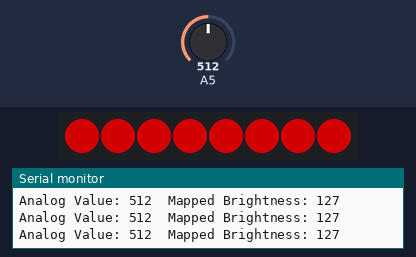
A sketch run on a simulated Arduino Uno, built with avr-gcc and run on an emulated ATmega328P. On the bench: 8 RGB LEDs in strip order, left to right, the last lines printed to the serial monitor. Inputs (shaded band) come from the test bench; at power-on: A5 = 512. Dim RGB values are drawn brighter than linear.

Above: at 1.2 s.
1.3 s: A5 set to 716
At 1.47 s:
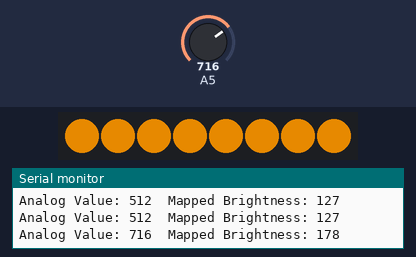
3.0 s: A5 set to 0
At 4.0 s:
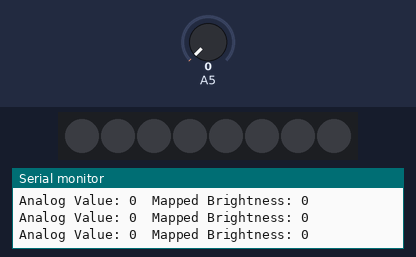
4.6 s: A5 set to 900
At 4.9 s:
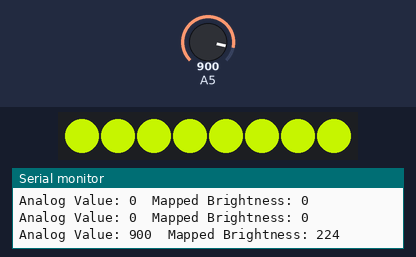
6.1 s: A5 set to 1023
At 8.3 s:
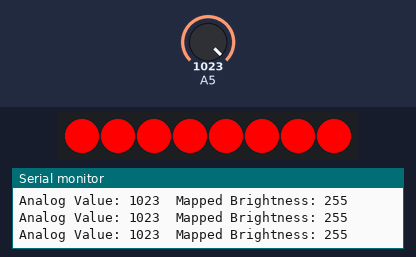
Timing chart, 0 to 9.8 s (numbered marks = the images above; inputs shaded):
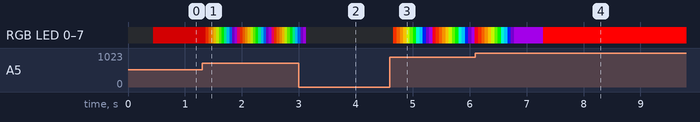

The sketch:

rainbow.ino
```cpp
#include <Adafruit_NeoPixel.h>
#ifdef __AVR__
 #include <avr/power.h> // Required for 16 MHz Adafruit Trinket
#endif

// Which pin on the Arduino is connected to the NeoPixels?
#define PIN        6 // Change this to the pin you're using

// How many NeoPixels are attached to the Arduino?
#define NUMPIXELS 8 // You mentioned you have 8 NeoPixels

// Initialize the NeoPixel library
Adafruit_NeoPixel pixels(NUMPIXELS, PIN, NEO_GRB + NEO_KHZ800);

// Number of steps for color interpolation (determined by analog input)
int STEPS = 255;  // Default step size

// Rainbow colors (RGB values)
int rainbow[13][3] = {
  {255, 0, 0},      // Red
  {255, 51, 0},     // Red-Orange
  {255, 102, 0},    // Orange
  {255, 153, 0},    // Orange-Yellow
  {255, 204, 0},    // Yellow
  {204, 255, 0},    // Yellow-Green
  {102, 255, 0},    // Green-Yellow
  {0, 255, 0},      // Green
  {0, 255, 255},    // Cyan
  {0, 204, 255},    // Light Blue
  {0, 0, 255},      // Blue
  {75, 0, 130},     // Indigo
  {148, 0, 211}     // Violet
};

// Function to interpolate between two colors
void interpolateColor(int startColor[3], int endColor[3], int steps) {
  int red, green, blue;

  // Interpolate in a smooth way and store the result in the pixel buffer
  for (int i = 0; i < steps; i++) {
    red = startColor[0] + (endColor[0] - startColor[0]) * i / steps;
    green = startColor[1] + (endColor[1] - startColor[1]) * i / steps;
    blue = startColor[2] + (endColor[2] - startColor[2]) * i / steps;

    // Update pixels' colors for the current step
    for (int j = 0; j < NUMPIXELS; j++) {
      pixels.setPixelColor(j, pixels.Color(red, green, blue));
    }
  }

  // After interpolation is complete, show the updated colors once
  pixels.show();
}

void setup() {
  pixels.begin(); // INITIALIZE NeoPixel strip object (REQUIRED)
  pixels.show();   // Send the updated pixel colors to the hardware.

  // Initialize analog pin A5 for reading
  pinMode(A5, INPUT);

  // Start serial communication for debugging
  Serial.begin(9600);
}

void loop() {
  // Read the analog value from pin A5 (0-1023)
  int analogValue = analogRead(A5);

  // Map the analog value (0-1023) to a range of 0 to 255 for brightness
  int brightness = map(analogValue, 0, 1023, 0, 255);

  // Debugging: Print the brightness value to Serial Monitor
  Serial.print("Analog Value: ");
  Serial.print(analogValue);
  Serial.print("  Mapped Brightness: ");
  Serial.println(brightness);

  // Set the NeoPixel brightness based on the analog input (A5)
  pixels.setBrightness(brightness);

  // Map the analog value (0-1023) to a range of 10 to 255 for smooth color transitions
  STEPS = map(analogValue, 0, 1023, 10, 255);

  // Iterate through the extended rainbow colors and interpolate between them
  for (int i = 0; i < 13; i++) {
    int next = (i + 1) % 13; // Get the next color index (wrap around at the end)

    // Interpolate between the current and next color in the rainbow
    interpolateColor(rainbow[i], rainbow[next], STEPS);
  }
}
```

Measured:
- after the input at 1.3 s, the LEDs: first change after 0.07 s (image 1 shows a later state)
- after the input at 3.0 s, the LEDs: first differ from a run without the input after 0.13 s (image 2)
- after the input at 4.6 s, the LEDs: first change after 0.06 s (image 3 shows a later state)
